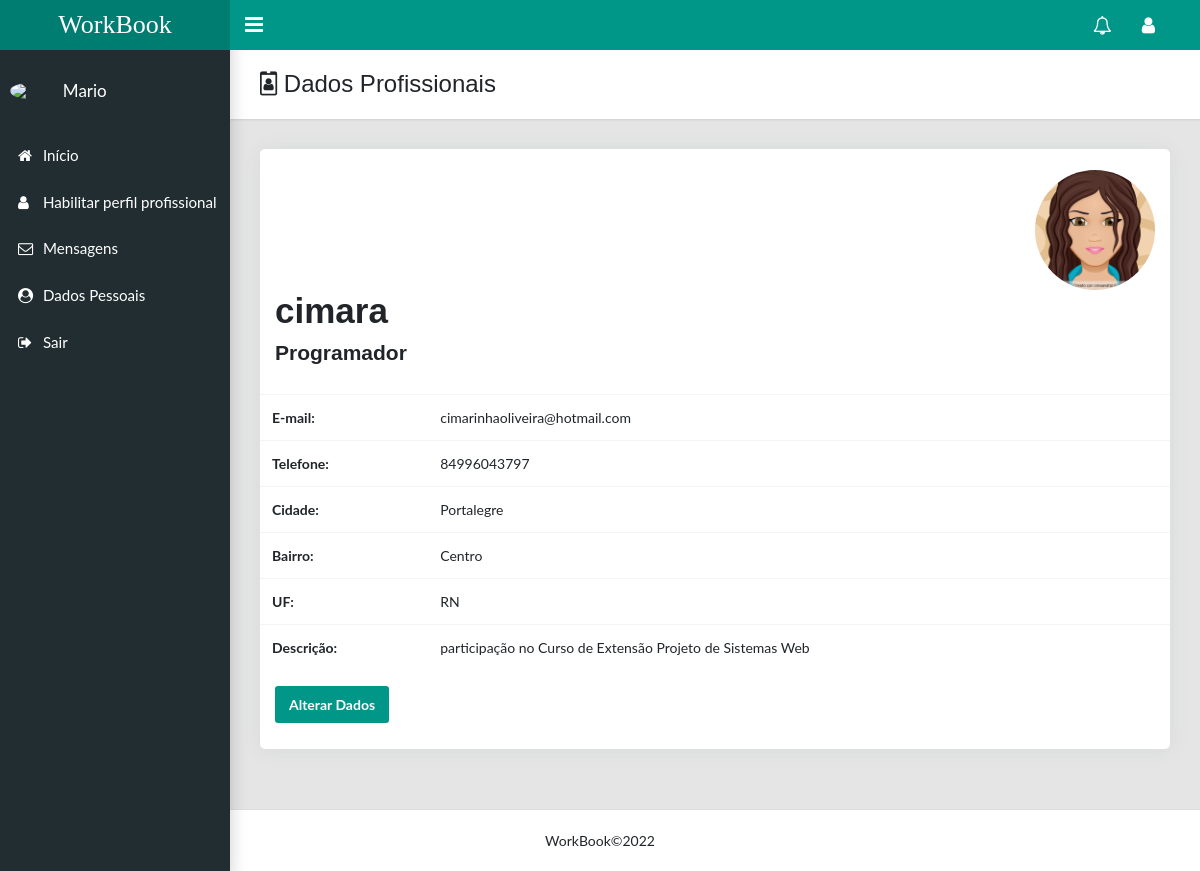
The app's page /detailProfissional/1 (signed in), older data.
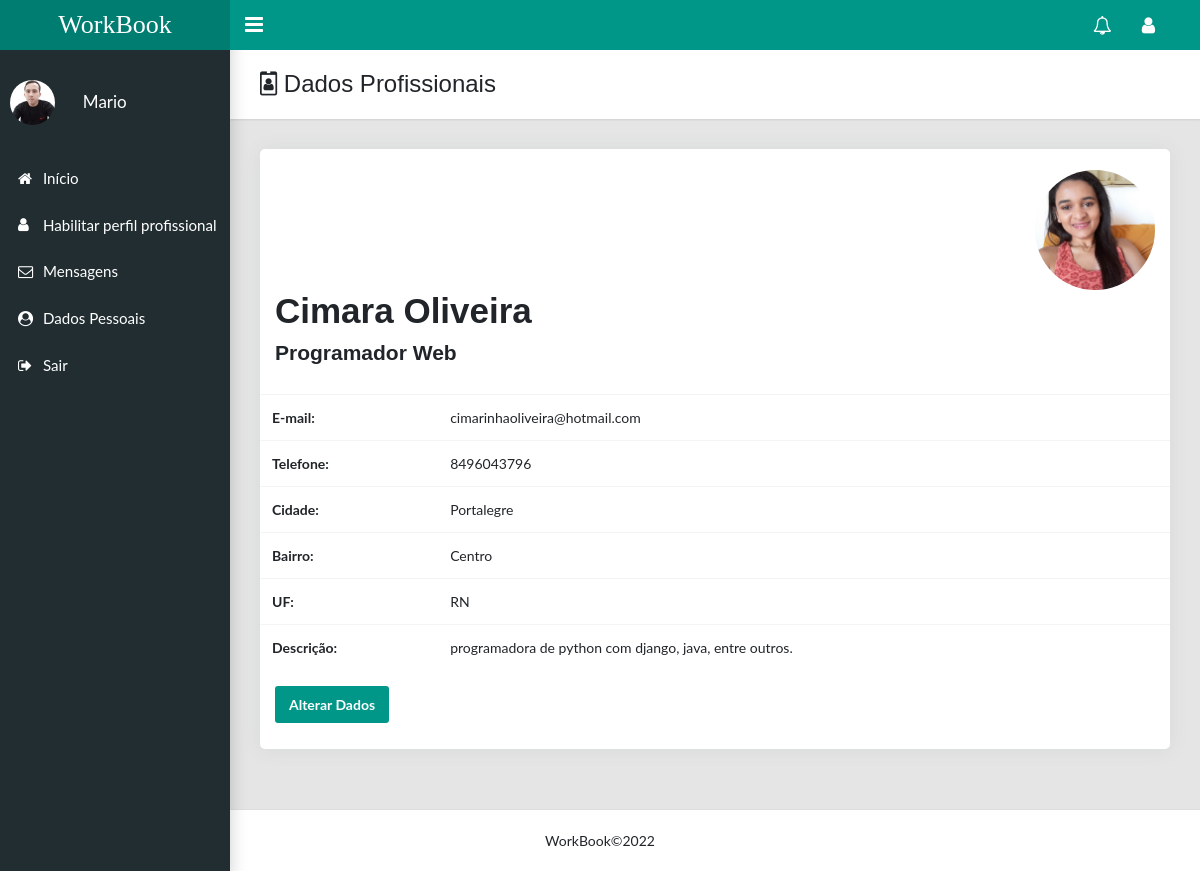
The same page, newer data.
### usuario/models.py (models this page shows, shortened)
class Usuario(AbstractUser):
    telefone = models.CharField('telefone', max_length=15)
    imagem = models.ImageField(upload_to='fotosperfil/%Y/%m/', blank=True, null=True)
    cidade = models.CharField('cidade', max_length=40)
    rua = models.CharField('rua', max_length=60)
    uf = models.CharField('uf', max_length=2)
    bairro = models.CharField('bairro', max_length=40)
    is_staff = models.BooleanField(default=False)
    is_superuser = models.BooleanField(default=False)
    is_active = models.BooleanField(default=True)
    is_profissional = models.BooleanField(default=False)
    class Meta:
        db_table = 'usuario'
        verbose_name = 'Usuario'
        verbose_name_plural = 'Usuario'

class Profissional(models.Model):
            profissao = models.CharField('Profissão', max_length=250)
            categoria = models.ForeignKey(Categoria, on_delete=models.CASCADE, related_name='categoria')
            slug = models.SlugField('Atalho', unique=True, blank=True, null=True)
            descricao = models.CharField('Descrição', max_length=250)
            imagem = models.ImageField(upload_to='fotos/%Y/%m/', blank=True, null=True)
            user = models.OneToOneField(Usuario, on_delete=models.CASCADE, related_name='usario',
                                        error_messages={
                                            "unique": "Já existe um profissional cadastrado para este usuário."
                                        }
                                       )
            acesso_permitido = models.BooleanField(default=True)
            """def clean(self):
                error_messages = {}
                if not valida_cpf(self.cpf):
                    error_messages['cpf'] = 'Digite um cpf Válido!'

                if error_messages:
                    raise ValidationError(error_messages)"""
            class Meta:
                verbose_name = 'Profissional'
                verbose_name_plural = 'Profissional'
                ordering = ['id']

### usuario/views.py (the view)
# urls.py: path('detailProfissional/<int:user_id>', views.detailProfissional, name='detailProfissional'), ####
@login_required(login_url='usuario:submit_login')
def detailProfissional(request, user_id):
    data = {}
    profissional = Profissional.objects.get(user_id=user_id)
    form = FormPerfil(request.POST or None, instance=profissional)
    if form.is_valid():
        form.save()
        return redirect('usuario:dadosProfissional', profissional.user_id)
    data['form'] = form
    data['profissional'] = profissional
    return render(request, 'usuario/detailProfissional.html', data)

### usuario/templates/usuario/detailProfissional.html (shortened to what this page needs)
{% extends 'base.html' %}
{% block content %}
<main class="app-content">
    <div class="app-title">
        <div>
            <h1><i class="fa fa-id-badge"></i> Dados Profissionais</h1>
        </div>
    </div>
    <div class="row">
        <div class="col-lg-12">
            <div class="card user-card-full">
                <div class="row m-l-0 m-r-0">
                    <div class="col-md-12">
                        <div class="profile">
                            <br>
                            <div class="info">
                                {% if profissional.user.imagem %}
                                <div align="right">
                                    <img title="Profissional"
                                         src="{{profissional.user.imagem.url}}" width="120" height="120" id="imgpos"
                                         class="rounded-circle">
                                </div>
                                {% else %}
                                <div align="right">
                                    <img title="Profissional"
                                         src="https://static.vecteezy.com/ti/vetor-gratis/p1/2318271-icone-do-perfil-do-usuario-gr%C3%A1tis-vetor.jpg"
                                         width="120" height="120" id="imgpos1"
                                         class="rounded-circle">
                                    {% endif %}
                                </div>
                                <h1>{{profissional.user.first_name}} {{ profissional.user.last_name}}</h1>
                                <h4>{{profissional.profissao}}</h4>
                                <br>
                            </div>
                        </div>
                        <table class="table">
                            <tbody>
                            <tr>
                                <th>E-mail:</th>
                                <td>{{ profissional.user.email }}</td>
                            </tr>
                            <tr>
                                <th>Telefone:</th>
                                <td>{{ profissional.user.telefone }}</td>
                            </tr>
                            <tr>
                                <th>Cidade:</th>
                                <td>{{ profissional.user.cidade }}</td>
                            </tr>
                             <tr>
                                <th>Bairro:</th>
                                <td>{{ profissional.user.bairro }}</td>
                            </tr>
                             <tr>
                                <th>UF:</th>
                                <td>{{ profissional.user.uf }}</td>
                            </tr>
                            <tr>
                                <th>Descrição:</th>
                                <td>{{ profissional.descricao }}</td>
                            </tr>
                            </tbody>
                        </table>
                         <br>
                         <br/>
                         <br/>
                            <div class="col">
                                <a class="btn btn-primary" href="{% url 'usuario:dadosProfissional' user.id %}"
                                   title="Alterar">Alterar Dados</a>
                            </div>
                        <br/>
                         <br>
                         <br>
                    </div>
                </div>
            </div>
        </div>
</main>
{% endblock %}

### templates/base.html (shortened to what this page needs)
<!DOCTYPE html>
<html lang="en">
<head>
    {% include 'parciais/head.html' %}
</head>
<body>
{% block content %} {% endblock %}
{% include 'parciais/footer.html' %}
</body>
</html>

### templates/parciais/head.html (shortened to what this page needs)
{% load static %}
<html lang="en">
<head>
    <link rel="stylesheet" type="text/css" href="{% static 'css/admin.css'%}">
    <link rel="stylesheet" type="text/css" href="{% static 'css/main.css'%}">
    <link rel="stylesheet" type="text/css" href="{% static 'css/style.css'%}">
    <link rel="stylesheet" type="text/css"
          href="https://maxcdn.bootstrapcdn.com/font-awesome/4.7.0/css/font-awesome.min.css">
</head>
<body class="app sidebar-mini">
{% if user.is_authenticated %}
<header class="app-header"><a class="app-header__logo" href="{% url 'usuario:listarProfissional' %}" title="Início">WorkBook</a>
    <a class="app-sidebar__toggle" href="#" data-toggle="sidebar"
                                    aria-label="Hide Sidebar"></a>
    <ul class="app-nav">
        <li class="dropdown">
            <a class="app-nav__item" href="#" data-toggle="dropdown"
               aria-label="Show notifications">
                <i class="fa fa-bell-o fa-lg" title="Notificações"></i>
            </a>
        </li>
        <li class="dropdown"><a class="app-nav__item" href="#" data-toggle="dropdown"
                                aria-label="Open Profile Menu" title="Usuário"><i class="fa fa-user fa-lg"></i></a>
        </li>
    </ul>
</header>
<aside class="app-sidebar">
    <div class="app-sidebar__user">
        {% if request.user.imagem %}
        <img class="app-sidebar__user-avatar"
             src="{{request.user.imagem.url}}" style="max-width: 45px; height: auto" alt="User Image">
        {% else %}
        <img width="40"
             src="https://static.vecteezy.com/ti/vetor-gratis/p1/2318271-icone-do-perfil-do-usuario-gr%C3%A1tis-vetor.jpg">
        {% endif %}
        <div>
            <p class="app-sidebar__user-name"> &ensp; {{user.first_name}}</p>
        </div>
    </div>
    <ul class="app-menu">
        <li><a class="app-menu__item" href="{% url 'usuario:listarProfissional' %}"><i
                class="app-menu__icon fa fa-home"></i><span class="app-menu__label" title="Início">Início</span></a>
        </li>
        {% if not user.is_profissional %}
        <li><a class="app-menu__item" href="{% url 'usuario:add_perfil' user.id  %}"><i
                class="app-menu__icon icon fa fa-user"></i><span class="app-menu__label" title="Adicionar Profissional">
                Habilitar perfil profissional</span></a></li>
        {% endif %}
        <li><a class="app-menu__item" href="{% url 'teste_chat'  %}"><i
                class="app-menu__icon fa fa-envelope-o"></i><span class="app-menu__label"
                                                                  title="Mensagens">Mensagens</span></a>
        </li>
        <li><a class="app-menu__item" href="{% url 'usuario:detailUsuario' request.user.id %}"><i
                class="app-menu__icon fa fa-user-circle"></i><span class="app-menu__label" title="Dados Pessoais">Dados Pessoais</span></a>
        </li>
        <li>
            <a class="app-menu__item" href="{% url 'usuario:logout_user' %}"><i
                    class="app-menu__icon fa fa-sign-out"></i><span class="app-menu__label" title="Sair">Sair</span>
            </a>
        </li>
    </ul>
</aside>
{% endif %}
</body>
</html>

### templates/parciais/footer.html (shortened to what this page needs)
{% load static %}
<footer class="landing-footer"><b></b><a target="_blank" rel="noopener">WorkBook&copy;2022</a></footer>

Row changes from the older to the newer data that the page shows:
removed Profissional: user.imagem (picture), user.first_name "cimara", profissao "Programador", user.email "cimarinhaoliveira@hotmail.com", user.telefone "84996043797", user.cidade "Portalegre", user.bairro "Centro", user.uf "RN", descricao "participação no Curso de Extensão Projeto de Sistemas Web"
changed Usuario "Mario": user.imagem: picture added
added Profissional: user.imagem (picture), user.first_name "Cimara", user.last_name "Oliveira", profissao "Programador Web", user.email "cimarinhaoliveira@hotmail.com", user.telefone "8496043796", user.cidade "Portalegre", user.bairro "Centro", user.uf "RN", descricao "programadora de python com django, java, entre outros."
